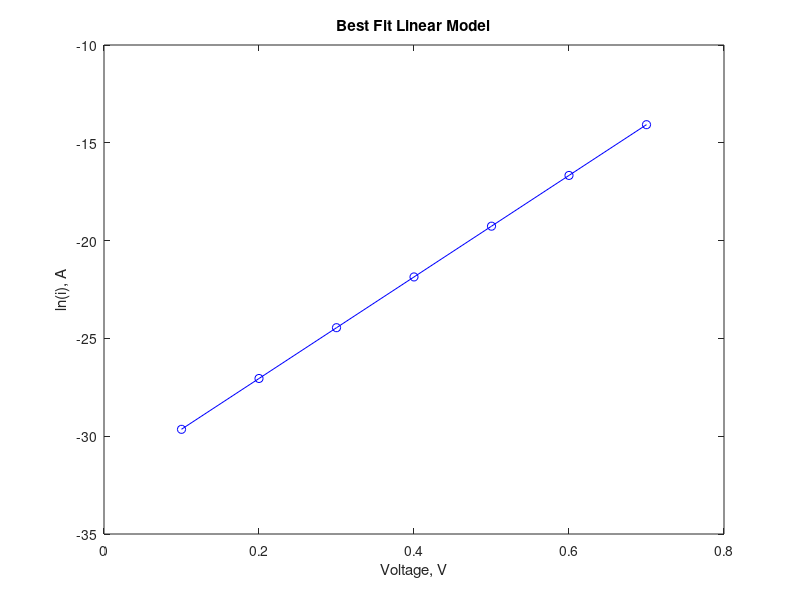

Recreate this plot in MATLAB.
% Diode  parameters
vt = 25.67e-3;
v = [0.1 0.2 0.3 0.4 0.5 0.6 0.7];
i = [0.133e-12 1.79e-12 24.02e-12 321.66e-12 4.31e-9 57.69e-9 772.58e-9];

%
lni = log(i); % Natural log of current

% Coefficients of Best fit linear model is obtained
p_fit = polyfit(v,lni,1);

% linear equation is   y = m*x + b
b = p_fit(2);
m = p_fit(1);
ifit = m*v + b;

% Calculate Is and n
Is = exp(b)
n = 1/(m*vt)

% Plot v versus ln(i), and best fit linear model
plot(v,ifit,'b', v, lni,'ob')
axis([0,0.8,-35,-10])
xlabel('Voltage, V')
ylabel('ln(i), A')
title('Best Fit Linear Model')
